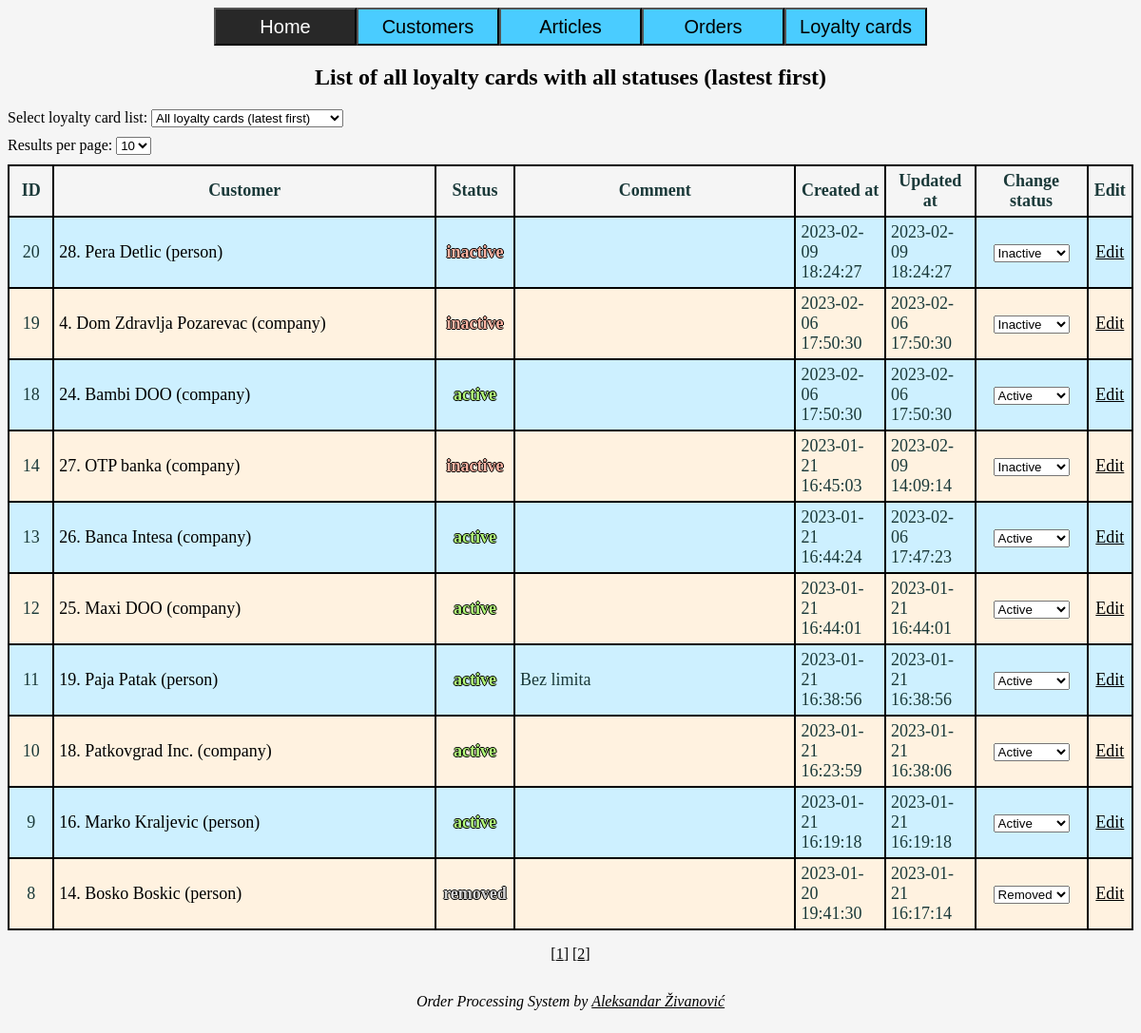
The page /loyalty-cards.php on the database its author committed.
### tables this page shows
CREATE TABLE `loyalty_card` (
  `id` int(11) NOT NULL,
  `lccid` int(10) NOT NULL,
  `lcstatus` varchar(8) NOT NULL DEFAULT 'active',
  `lccomment` text DEFAULT NULL,
  `lccreated` timestamp NOT NULL DEFAULT current_timestamp(),
  `lcupdated` timestamp NOT NULL DEFAULT current_timestamp() ON UPDATE current_timestamp()
);

CREATE TABLE `customers` (
  `id` int(11) NOT NULL,
  `cname` varchar(255) NOT NULL,
  `cstatus` varchar(8) NOT NULL DEFAULT 'active',
  `ctype` varchar(10) NOT NULL DEFAULT 'person',
  `ccomment` text DEFAULT NULL,
  `cupdated` timestamp NOT NULL DEFAULT current_timestamp() ON UPDATE current_timestamp(),
  `ccreated` timestamp NOT NULL DEFAULT current_timestamp()
);

### classes/database.php (called while the page is built, shortened)
<?php
require __DIR__ . DIRECTORY_SEPARATOR . '..' . DIRECTORY_SEPARATOR . 'includes' . DIRECTORY_SEPARATOR . 'functions.php';
class Database
{
    private object $dbh;
    public function __construct(
        private string $host = DB_HOST,
        private string $dbName = DB_NAME,
        private string $user = DB_USER,
        private string $password = DB_PASSWORD,
    )
    {
        $options = [
            PDO::ATTR_PERSISTENT => true,
            PDO::ATTR_ERRMODE => PDO::ERRMODE_EXCEPTION,
        ];
        try {
            $this->dbh = new PDO("mysql:host=$host;dbname=$dbName", $user, $password, $options);
        } catch(Exception $exception) {
            errorLog("Connection error: " . $exception->getMessage());
        }
    }
    public function getDbh(): object
    {
        return $this->dbh;
    }
}

### classes/pagination.php (called while the page is built, shortened)
<?php
require_once 'database.php';
class Pagination extends Database
{
    public function rowsPerPage(int|string $limit, int $currentPageNumber): string
    {
        if($limit != "all") {
            $statement = " LIMIT {$limit}";
            return $statement;
        } else {
            return "";
        }
    }
}

### classes/loyaltycard.php (the view, shortened to what this page needs)
<?php
require_once 'database.php';
class LoyaltyCard extends Database
{
    public function getPagination(): Pagination
    {
        require_once 'pagination.php';
        return new Pagination();
    }
    public function getLoyaltyCardsTable(?string $value): void
    {
        $statement = "SELECT * FROM loyalty_card";
        if(str_ends_with($value, 'Desc')) {
            $statement .= str_contains($value, 'company') || str_contains($value, 'person') ? " ORDER BY lc.id DESC" : " ORDER BY id DESC";
        }
        $currentPageNumber = isset($_GET['page']) && !isset($_POST['chosen_list']) ? filter_input(INPUT_GET, 'page', FILTER_SANITIZE_NUMBER_INT) : 1;
        if(!isset($_POST['per_page']) && !isset($_GET['page'])) {
            $perPage = 10;
            $statement .= $this->getPagination()->rowsPerPage($perPage, $currentPageNumber);
        }
        $query = $this->getDbh()->prepare($statement);
        $query->execute();
        while($result = $query->fetch(PDO::FETCH_ASSOC)) {
            if($value != "person" && $value != "company") {
                $singleCard = $this->getCustomerByCardId($result['id']);
            } else {
                $singleCard = $this->getCustomer()->getCustomerById($result['lccid']);
            }
            if($singleCard) {
                echo "<tr>";
                echo "<td class='textcentered' id='lcid{$result['id']}'>{$result['id']}</td>";
                echo "<td><a class='linkNoDecoration' href='editcustomer.php?editid={$result['lccid']}' target='_blank'>{$result['lccid']}. {$singleCard['cname']} ({$singleCard['ctype']})</a></td>";
                echo cardStatusShow($result);
                echo "<td>{$result['lccomment']}</td>";
                echo "<td>{$result['lccreated']}</td>";
                echo "<td>{$result['lcupdated']}</td>";
                $active = $result['lcstatus'] == "active" ? "selected" : "";
                $inactive = $result['lcstatus'] == "inactive" ? "selected" : "";
                $removed = $result['lcstatus'] == "removed" ? "selected" : "";
                echo "<td class='textcentered'>
                        <form method='post' action=''>
                            <select name='lcstatus{$result['id']}' id='lcstatus{$result['id']}' onchange='this.form.submit()'>
                                <option value='active' $active>Active</option>
                                <option value='inactive' $inactive>Inactive</option>
                                <option value='removed' $removed>Removed</option>
                            </select>
                        </form>
                      </td>";
                echo "<td class='textcentered'><a href='editloyaltycard.php?editid={$result['id']}'>Edit</a></td>";
                echo "</tr>";
            }
        }
    }
    public function getCustomerByCardId(int $id): array|false
    {
        $statement = "SELECT * FROM customers c LEFT JOIN loyalty_card lc ON c.id = lc.lccid WHERE lc.id = $id";
        $sql = $this->getDbh()->prepare($statement);
        $sql->execute();
        return $sql->fetch(PDO::FETCH_ASSOC);
    }
}

### includes/functions.php (shortened to what this page needs)
<?php
function cardStatusShow($result): string
{
    $textBorder = "text-shadow: -1px 0 black, 0 1px black, 1px 0 black, 0 -1px black; font-weight:bold;";
    switch($result['lcstatus']) {
        case "active":
            $addStyle = "style='{$textBorder} color:#B2FA79;'";
            break;
        case "inactive":
            $addStyle = "style='{$textBorder} color:#FFB4A3FF;'";
            break;
        case "removed":
            $addStyle = "style='{$textBorder} color:lightgrey;'";
            break;
    }
    return "<td class='textcentered' {$addStyle}>{$result['lcstatus']}</td>";
}

### style.css (style rules this page uses)
* { box-sizing: border-box; color: black; }
body { background-color: whitesmoke; }
.linkNoDecoration { text-decoration: none; }
.main-table, .main-table td, .main-table th { border-collapse: collapse; border: 2px solid black; padding: 5px; font-size: 18px; color: #1a3939; }
.main-table tr:nth-of-type(odd) td { background-color: #cdf0ff; }
.main-table tr:nth-of-type(even) td { background-color: #fff2e0; }
.textcentered { text-align: center; }

### rows shown on the page
loyalty_card: id "20", lccid "28", lccid.cname "Pera Detlic", lccid.ctype "person", lcstatus "inactive", lccreated "2023-02-09 18:24:27", lcupdated "2023-02-09 18:24:27", id "Inactive"
loyalty_card: id "19", lccid "4", lccid.cname "Dom Zdravlja Pozarevac", lccid.ctype "company", lcstatus "inactive", lccreated "2023-02-06 17:50:30", lcupdated "2023-02-06 17:50:30", id "Inactive"
loyalty_card: id "18", lccid "24", lccid.cname "Bambi DOO", lccid.ctype "company", lcstatus "active", lccreated "2023-02-06 17:50:30", lcupdated "2023-02-06 17:50:30", id "Active"
loyalty_card: id "14", lccid "27", lccid.cname "OTP banka", lccid.ctype "company", lcstatus "inactive", lccreated "2023-01-21 16:45:03", lcupdated "2023-02-09 14:09:14", id "Inactive"
loyalty_card: id "13", lccid "26", lccid.cname "Banca Intesa", lccid.ctype "company", lcstatus "active", lccreated "2023-01-21 16:44:24", lcupdated "2023-02-06 17:47:23", id "Active"
loyalty_card: id "12", lccid "25", lccid.cname "Maxi DOO", lccid.ctype "company", lcstatus "active", lccreated "2023-01-21 16:44:01", lcupdated "2023-01-21 16:44:01", id "Active"
loyalty_card: id "11", lccid "19", lccid.cname "Paja Patak", lccid.ctype "person", lcstatus "active", lccomment "Bez limita", lccreated "2023-01-21 16:38:56", lcupdated "2023-01-21 16:38:56", id "Active"
loyalty_card: id "10", lccid "18", lccid.cname "Patkovgrad Inc.", lccid.ctype "company", lcstatus "active", lccreated "2023-01-21 16:23:59", lcupdated "2023-01-21 16:38:06", id "Active"
loyalty_card: id "9", lccid "16", lccid.cname "Marko Kraljevic", lccid.ctype "person", lcstatus "active", lccreated "2023-01-21 16:19:18", lcupdated "2023-01-21 16:19:18", id "Active"
loyalty_card: id "8", lccid "14", lccid.cname "Bosko Boskic", lccid.ctype "person", lcstatus "removed", lccreated "2023-01-20 19:41:30", lcupdated "2023-01-21 16:17:14", id "Removed"

### other values the page prints
$buttonTitle "Customers"
$buttonTitle "Articles"
$buttonTitle "Orders"
$buttonTitle "Loyalty cards"
$tableName "List of all loyalty cards with all statuses (lastest first)"
form field per_page "10"
